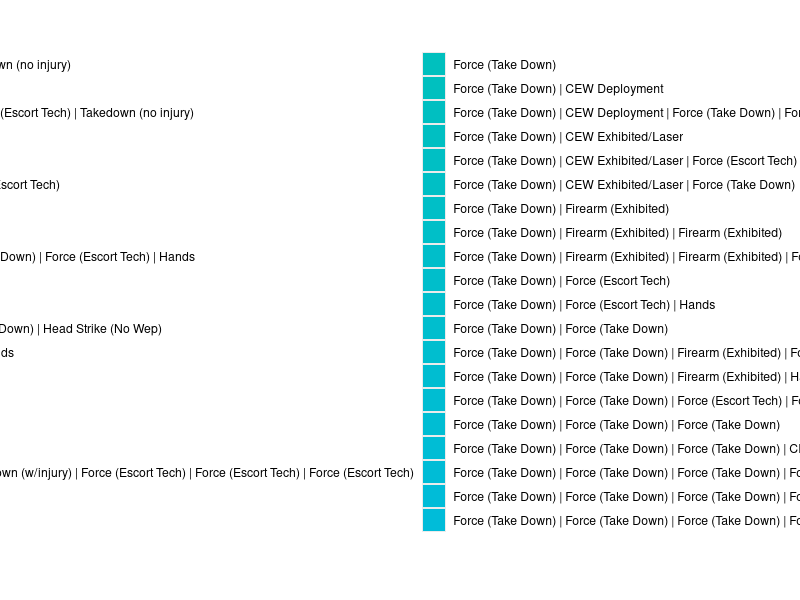

This figure's R source: (Note: this script raises an error after producing the figure.)
library(here)
library(epitools)
library(tidyverse)


UOF <- read.csv(file=here('clean data/New Orleans/New Orleans UOF.csv'), stringsAsFactors = FALSE)

UOF_All_FixLevels1 <- UOF
UOF_All_FixLevels1 <- UOF_All_FixLevels1 %>%
  mutate(Force.Type = case_when(
    str_detect(Force.Type, "Discharged") ~ "3",
    str_detect(Force.Type, "Vehicle as Weapon") ~ "3",
    str_detect(Force.Type, "Escort Tech") ~ "2",
    str_detect(Force.Type, "CEW") ~ "2",
    str_detect(Force.Type, "Canine") ~ "2",
    str_detect(Force.Type, "Baton") ~ "2",
    str_detect(Force.Type, "NonTrad Impact Weapon") ~ "2",
    str_detect(Force.Type, "Pointed") ~ "1",
    str_detect(Force.Type, "Exhibited") ~ "1",
    str_detect(Force.Type, "Canine (No Bite)") ~ "1",
    str_detect(Force.Type, "Hands") ~ "1",
    str_detect(Force.Type, "Take Down") ~ "1",
    str_detect(Force.Type, "Takedown") ~ "1",
    str_detect(Force.Type, "Head Strike") ~ "1",
    str_detect(Force.Type, "Force") ~ "1",
    str_detect(Force.Type, "Handcuffed Subject") ~ "1",
    TRUE ~ Force.Type
  ))




#binning force type according to paper notes - displays as 3 or 2 (depending on what is being displayed) rather than 1 
UOF_All_FixLevels3 <- UOF
UOF_All_FixLevels3 <- UOF_All_FixLevels3 %>%
  mutate(Force.Type = case_when(
    str_detect(Force.Type, "Firearm") ~ "3",
    str_detect(Force.Type, "Rifle") ~ "3",
    str_detect(Force.Type, "Vehicle as Weapon") ~ "3",
    str_detect(Force.Type, "Shotgun") ~ "3",
    str_detect(Force.Type, "Escort Tech") ~ "2",
    str_detect(Force.Type, "CEW") ~ "2",
    str_detect(Force.Type, "Canine") ~ "2",
    str_detect(Force.Type, "Baton") ~ "2",
    str_detect(Force.Type, "NonTrad Impact Weapon") ~ "2",
    str_detect(Force.Type, "Hands") ~ "1",
    str_detect(Force.Type, "Take Down") ~ "1",
    str_detect(Force.Type, "Takedown") ~ "1",
    str_detect(Force.Type, "Head Strike") ~ "1",
    str_detect(Force.Type, "Force") ~ "1",
    str_detect(Force.Type, "Handcuffed Subject") ~ "1",
    TRUE ~ Force.Type
  ))





OR_Prep = function(dataset,column){
  #making a column binning level of force as lethal vs non lethal
  dataset['Lethal.vs.Non-lethal.Weapon'] <- column
  dataset$`Lethal.vs.Non-lethal.Weapon`<- gsub('1|2', 'Non-Lethal', dataset$`Lethal.vs.Non-lethal.Weapon`)
  dataset$`Lethal.vs.Non-lethal.Weapon`<- gsub('3', 'Lethal', dataset$`Lethal.vs.Non-lethal.Weapon`)
  
  #making a column binning level of force as Weapon vs No Weapon
  dataset['Weapon.vs.Weapon'] <- column
  dataset$`Weapon.vs.Weapon`<- gsub('2|3', 'Weapon', dataset$`Weapon.vs.Weapon`)
  dataset$`Weapon.vs.Weapon`<- gsub('1', 'No Weapon', dataset$`Weapon.vs.Weapon`)
  return(dataset)
}

UOF_All_FixLevels1 <- OR_Prep(UOF_All_FixLevels1,UOF_All_FixLevels1$Force.Type)
UOF_All_FixLevels3 <- OR_Prep(UOF_All_FixLevels3,UOF_All_FixLevels3$Force.Type)


OR_Function = function(row,column1,column2){
  
  #making a table of Lethal vs non lethal used with each race
  OR_Table<-table(row, column1)
  OR_Table <- OR_Table[c(3,1:2),]
  print(OR_Table)
  
  ###Odds Ratio
  OR<-oddsratio(OR_Table)
  #printing the outcome so its easier to read
  print(OR$measure)
  print(OR$p.value)
  
  #making a table of Weapon vs No Weapon used with each race
  OR_Table2<-table(row, column2)
  OR_Table2 <- OR_Table2[c(3,1:2),]
  OR_Table2<- OR_Table2[,c(2,1)]
  print(OR_Table2)
  
  ###Odds Ratio
  OR2<-oddsratio(OR_Table2)
  #printing the outcome so its easier to read
  print(OR2$measure)
  print(OR2$p.value) 
  
  
}

OR_Function(UOF_All_FixLevels1$Binning.Number.of.Officers,UOF_All_FixLevels1$`Lethal.vs.Non-lethal.Weapon`,UOF_All_FixLevels1$Weapon.vs.Weapon)
OR_Function(UOF_All_FixLevels3$Binning.Number.of.Officers,UOF_All_FixLevels3$`Lethal.vs.Non-lethal.Weapon`,UOF_All_FixLevels3$Weapon.vs.Weapon)


ggplot(UOF,
       aes(x = Binning.Number.of.Officers,
           fill = as.character(Force.Type)))+
  geom_bar(position = "dodge")


ggplot(UOF,
       aes(x = Binning.Number.of.Officers,
           fill = `Lethal.vs.Non-lethal.Weapon`))+
  geom_bar(position = "dodge")

ggplot(UOF,
       aes(x = Binning.Number.of.Officers,
           fill = `Weapon.vs.Weapon`))+
  geom_bar(position = "dodge")
